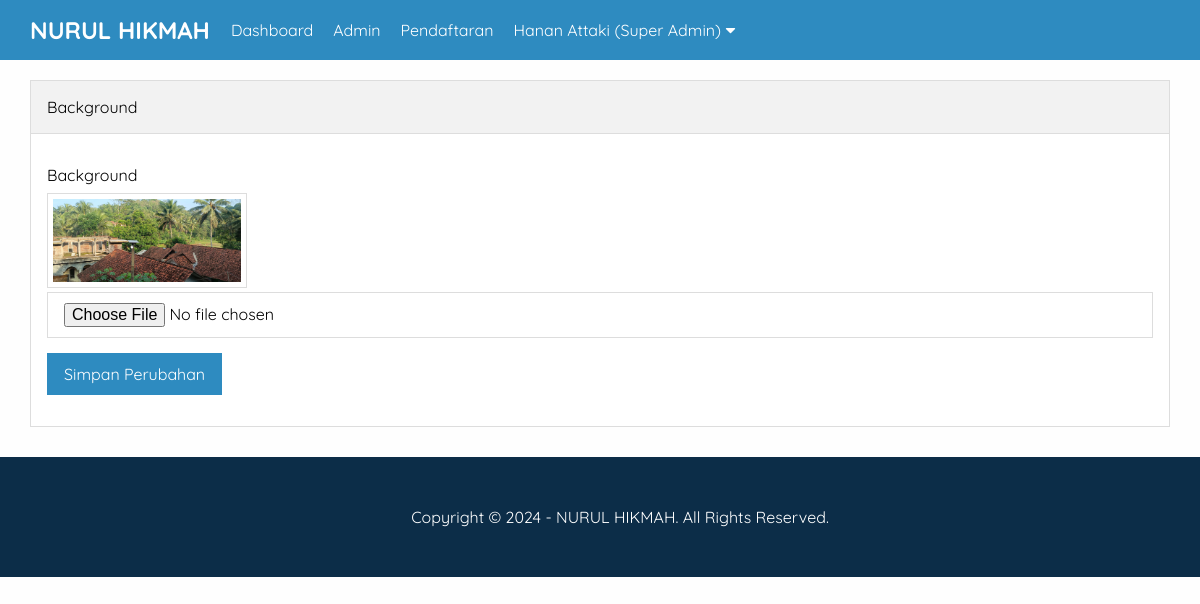
Screenshot of /admin/background.php (signed in) with the database file from the repository.
### tables this page shows
CREATE TABLE `pengaturan` (
  `id` int(11) NOT NULL,
  `nama` varchar(50) NOT NULL,
  `email` varchar(50) NOT NULL,
  `telepon` varchar(20) NOT NULL,
  `alamat` text NOT NULL,
  `logo` varchar(50) NOT NULL,
  `favicon` varchar(50) NOT NULL,
  `tentang_pesantren` text NOT NULL,
  `foto_pesantren` varchar(50) NOT NULL,
  `google_maps` text NOT NULL,
  `nama_pimpinan` varchar(50) NOT NULL,
  `foto_pimpinan` varchar(50) NOT NULL,
  `sambutan_pimpinan` text NOT NULL,
  `created_at` timestamp NOT NULL DEFAULT current_timestamp(),
  `updated_at` datetime DEFAULT NULL
);

CREATE TABLE `background` (
  `id` int(11) NOT NULL,
  `background` varchar(50) NOT NULL,
  `created_at` timestamp NOT NULL DEFAULT current_timestamp(),
  `updated_at` datetime DEFAULT NULL
);

### admin/background.php (the view, shortened to what this page needs)
<?php
include 'header.php';
?>
<div class="content">
    <div class="container">
        <div class="box">
            <div class="box-header">
                Background
            </div>
            <div class="box-body">
                <?php
                $query = "SELECT * FROM background ORDER BY id DESC LIMIT 1";
                $result = mysqli_query($conn, $query);
                $p = mysqli_fetch_object($result);
                ?>
                <form action="" method="POST" enctype="multipart/form-data">
                    <div class="form-group">
                        <label>Background</label>
                        <?php if (isset($p) && isset($p->background)): ?>
                        <img src="../uploads/background/<?= $p->background ?>" width="200px" class="image">
                        <?php else: ?>
                        <p>Background tidak ditemukan.</p>
                        <?php endif; ?>
                        <input type="file" name="foto_baru" class="input-control">
                    </div>
                    <input type="submit" name="submit" value="Simpan Perubahan" class="btn btn-blue">
                </form>
            </div>
        </div>
    </div>
</div>
<?php include 'footer.php' ?>

### admin/header.php (shortened to what this page needs)
<?php
include '../koneksi.php';
$identitas = mysqli_query($conn, "SELECT * FROM pengaturan ORDER BY id DESC LIMIT 1");
$d = mysqli_fetch_object($identitas);
?>
<!DOCTYPE html>
<html>
<head>
    <link rel="stylesheet" type="text/css" href="../assets/css/admin.css">
    <link rel="stylesheet" href="https://cdnjs.cloudflare.com/ajax/libs/font-awesome/5.15.3/css/all.min.css"
 />
</head>
<body class="bg-light">
    <div class="navbar">
        <div class="container">
            <h2 class="nav-brand float-left"><a href="index.php"><?= $d->nama ?></a></h2>
            <ul class="nav-menu float-left">
                <li><a href="index.php">Dashboard</a></li>
                <?php if ($_SESSION['ulevel'] == 'Super Admin') { ?>
                <li><a href="admin.php">Admin</a></li>
                <li><a href="pendaftaran.php">Pendaftaran</a></li>
                <?php } ?>
                <li>
                    <a href="#"><?= $_SESSION['uname'] ?> (<?= $_SESSION['ulevel'] ?>) <i
                            class="fa fa-caret-down"></i></a>
                </li>
            </ul>
        </div>
    </div>

### admin/footer.php
<footer>
    <div class="container text-center">
        <p>Copyright &copy; <?= date('Y') ?> - <?= $d->nama ?>. All Rights Reserved.</p>
    </div>
</footer>
</body>
</html>

### assets/css/admin.css (style rules this page uses)
* { margin:0; padding:0; font-family: 'Quicksand', sans-serif; box-sizing: border-box; }
a { text-decoration: none; }
.float-left { float:left; }
.container { width: 1140px; margin:0 auto; }
.container::after { content: ""; display: block; clear: both; }
.bg-light { background-color: #fefefe; }
.box { border:1px solid #ddd; background-color: #fff; }
.box-header { padding:16px; border-bottom:1px solid #ddd; background-color: #f2f2f2; }
.box-body { padding:16px; }
form { margin:15px 0; }
.form-group { margin-bottom: 15px; }
.form-group label { display: block; margin-bottom: 8px; }
.form-group .input-control { padding:10px 16px; width: 100%; font-size: 16px; border:1px solid #ddd; }
.btn { border:1px solid #ddd; padding:10px 16px; font-size: 16px; }
.btn-blue { background-color: #2E8BC0; color: #fff; border:1px solid #2E8BC0; }
.text-center { text-align: center !important; }
.navbar { height: 60px; width: 100%; background-color: #2E8BC0; position: fixed; top: 0; z-index: 1000; }
.navbar a { color: #fff; }
.nav-brand { display: inline-block; padding:15px 0; margin-right: 16px; }
.nav-menu { display: flex; list-style: none; margin-left: auto; gap: 10px; }
.nav-menu li a { padding: 20px 5px; display: inline-block; }
.content { padding:80px 0 30px 0; }
.image { border:1px solid #ddd; padding:5px; }
footer { padding:50px; background-color: #0C2D48; color: #fff; }

### rows the page displays
pengaturan: nama "NURUL HIKMAH"
background: background (picture)

### other values shown
$_SESSION['uname'] "Hanan Attaki"
$_SESSION['ulevel'] "Super Admin"
